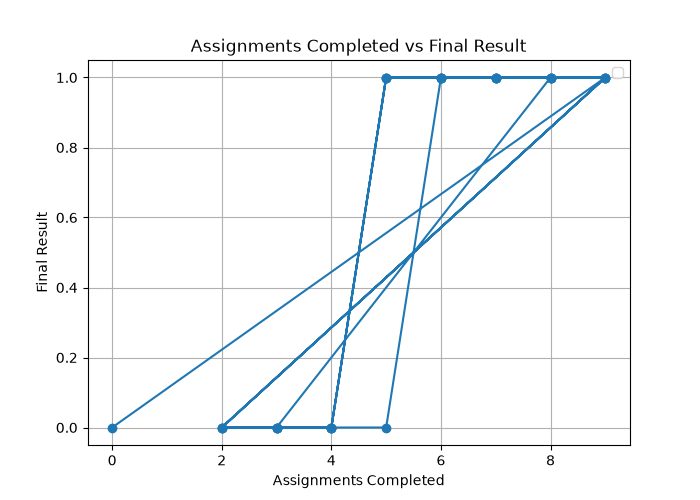

Python code for this plot:
from fetch_dataset import load_dataset, DATASET_PATH
import matplotlib.pyplot as plt

def generate_plot_scatter():

    # Loading the dataset from given path
    df = load_dataset(DATASET_PATH)

    # This will define the plot's size. Here it will be 8 is width & 5 is height
    plt.figure(figsize = (7,5))

    plt.plot(                       # The plot will help you draw the scatter plot.
        df["AssignmentsCompleted"], # The first parameter shows X axis values which is Assignment completed data here in case
        df["FinalResult"],          # The second parameter shows Y axis values which is Final result data here in case
        marker = "o"
        )

    # This will set the title of Scatter plot
    plt.title("Assignments Completed vs Final Result")

    # This will set the label for X-axis of Scatter plot
    plt.xlabel("Assignments Completed")

    # This will set the label for Y-axis of Scatter plot
    plt.ylabel("Final Result")

    # This will display grid lines inside plot.
    plt.grid()

    # This will display the plot
    plt.show()

def main():
    generate_plot_scatter()

if __name__ == "__main__":
    main()

# Explaination of plot diagram (Assignments Completed vs Final Result):
# 1. The plot visualizes the relationship between the number 
#    of assignments(X-axis) completed by students and their final results(Y-axis).
# 2. If assignments completed count lies between 0 to 5 on X-axis,
#    then the final result is appeared to be as 0 which means students are failed in final result.
# 3. If assignments completed count lies between 6 to 10 on X-axis,
#    then the final result is appeared to be as 1 which means students are passed in final result.
# 4. We can say that, if students are completing the exactly 5 assignments appears to be the 
#    borderline case where students can either pass or fail in final result which can depends on
#    other dataset's factors.
